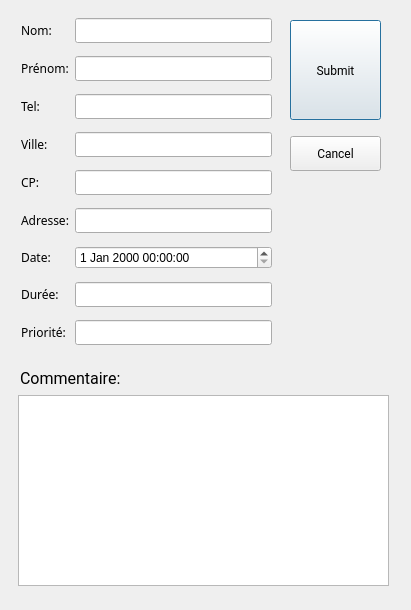
<?xml version="1.0" encoding="UTF-8"?>
<ui version="4.0">
 <class>AddPatient</class>
 <widget class="QDialog" name="AddPatient">
  <property name="geometry">
   <rect>
    <x>0</x>
    <y>0</y>
    <width>411</width>
    <height>610</height>
   </rect>
  </property>
  <property name="windowTitle">
   <string>Dialog</string>
  </property>
  <widget class="QLabel" name="label_commentaire">
   <property name="geometry">
    <rect>
     <x>20</x>
     <y>370</y>
     <width>111</width>
     <height>17</height>
    </rect>
   </property>
   <property name="font">
    <font>
     <family>Roboto</family>
     <pointsize>12</pointsize>
    </font>
   </property>
   <property name="text">
    <string>Commentaire:</string>
   </property>
  </widget>
  <widget class="QTextEdit" name="textEdit_commentaire">
   <property name="geometry">
    <rect>
     <x>18</x>
     <y>395</y>
     <width>371</width>
     <height>191</height>
    </rect>
   </property>
  </widget>
  <widget class="QWidget" name="layoutWidget">
   <property name="geometry">
    <rect>
     <x>21</x>
     <y>11</y>
     <width>251</width>
     <height>341</height>
    </rect>
   </property>
   <layout class="QGridLayout" name="gridLayout">
    <item row="1" column="0">
     <widget class="QLabel" name="label_prenom">
      <property name="font">
       <font>
        <family>微软雅黑</family>
       </font>
      </property>
      <property name="text">
       <string>Prénom:</string>
      </property>
     </widget>
    </item>
    <item row="1" column="1">
     <widget class="QLineEdit" name="lineEdit_prenom">
      <property name="font">
       <font>
        <family>微软雅黑</family>
       </font>
      </property>
     </widget>
    </item>
    <item row="0" column="0">
     <widget class="QLabel" name="label_nom">
      <property name="font">
       <font>
        <family>微软雅黑</family>
       </font>
      </property>
      <property name="text">
       <string>Nom:</string>
      </property>
     </widget>
    </item>
    <item row="0" column="1">
     <widget class="QLineEdit" name="lineEdit_nom">
      <property name="font">
       <font>
        <family>微软雅黑</family>
       </font>
      </property>
     </widget>
    </item>
    <item row="2" column="0">
     <widget class="QLabel" name="label_tel">
      <property name="font">
       <font>
        <family>微软雅黑</family>
       </font>
      </property>
      <property name="text">
       <string>Tel:</string>
      </property>
     </widget>
    </item>
    <item row="5" column="0">
     <widget class="QLabel" name="label_adresse">
      <property name="font">
       <font>
        <family>微软雅黑</family>
       </font>
      </property>
      <property name="text">
       <string>Adresse:</string>
      </property>
     </widget>
    </item>
    <item row="2" column="1">
     <widget class="QLineEdit" name="lineEdit_tel">
      <property name="font">
       <font>
        <family>微软雅黑</family>
       </font>
      </property>
     </widget>
    </item>
    <item row="4" column="1">
     <widget class="QLineEdit" name="lineEdit_cp">
      <property name="font">
       <font>
        <family>微软雅黑</family>
       </font>
      </property>
     </widget>
    </item>
    <item row="4" column="0">
     <widget class="QLabel" name="label_cp">
      <property name="font">
       <font>
        <family>微软雅黑</family>
       </font>
      </property>
      <property name="text">
       <string>CP:</string>
      </property>
     </widget>
    </item>
    <item row="5" column="1">
     <widget class="QLineEdit" name="lineEdit_adresse">
      <property name="font">
       <font>
        <family>微软雅黑</family>
       </font>
      </property>
     </widget>
    </item>
    <item row="3" column="1">
     <widget class="QLineEdit" name="lineEdit_ville">
      <property name="font">
       <font>
        <family>微软雅黑</family>
       </font>
      </property>
     </widget>
    </item>
    <item row="3" column="0">
     <widget class="QLabel" name="label_ville">
      <property name="font">
       <font>
        <family>微软雅黑</family>
       </font>
      </property>
      <property name="text">
       <string>Ville:</string>
      </property>
     </widget>
    </item>
    <item row="8" column="1">
     <widget class="QLineEdit" name="lineEdit_priorite">
      <property name="font">
       <font>
        <family>微软雅黑</family>
       </font>
      </property>
     </widget>
    </item>
    <item row="7" column="1">
     <widget class="QLineEdit" name="lineEdit_duree">
      <property name="font">
       <font>
        <family>微软雅黑</family>
       </font>
      </property>
     </widget>
    </item>
    <item row="6" column="0">
     <widget class="QLabel" name="label_date">
      <property name="font">
       <font>
        <family>微软雅黑</family>
       </font>
      </property>
      <property name="text">
       <string>Date:</string>
      </property>
     </widget>
    </item>
    <item row="7" column="0">
     <widget class="QLabel" name="label_duree">
      <property name="font">
       <font>
        <family>微软雅黑</family>
       </font>
      </property>
      <property name="text">
       <string>Durée:</string>
      </property>
     </widget>
    </item>
    <item row="8" column="0">
     <widget class="QLabel" name="label_priorite">
      <property name="font">
       <font>
        <family>微软雅黑</family>
       </font>
      </property>
      <property name="text">
       <string>Priorité:</string>
      </property>
     </widget>
    </item>
    <item row="6" column="1">
     <widget class="QDateTimeEdit" name="dateTimeEdit_date"/>
    </item>
   </layout>
  </widget>
  <widget class="QWidget" name="layoutWidget">
   <property name="geometry">
    <rect>
     <x>290</x>
     <y>10</y>
     <width>91</width>
     <height>171</height>
    </rect>
   </property>
   <layout class="QVBoxLayout" name="verticalLayout">
    <item>
     <widget class="QPushButton" name="pushButton_submit">
      <property name="minimumSize">
       <size>
        <width>0</width>
        <height>100</height>
       </size>
      </property>
      <property name="baseSize">
       <size>
        <width>0</width>
        <height>0</height>
       </size>
      </property>
      <property name="font">
       <font>
        <family>Roboto</family>
       </font>
      </property>
      <property name="text">
       <string>Submit</string>
      </property>
     </widget>
    </item>
    <item>
     <widget class="QPushButton" name="pushButton_cencel">
      <property name="minimumSize">
       <size>
        <width>0</width>
        <height>35</height>
       </size>
      </property>
      <property name="baseSize">
       <size>
        <width>0</width>
        <height>0</height>
       </size>
      </property>
      <property name="font">
       <font>
        <family>Roboto</family>
       </font>
      </property>
      <property name="text">
       <string>Cancel</string>
      </property>
     </widget>
    </item>
   </layout>
  </widget>
 </widget>
 <resources/>
 <connections/>
</ui>
